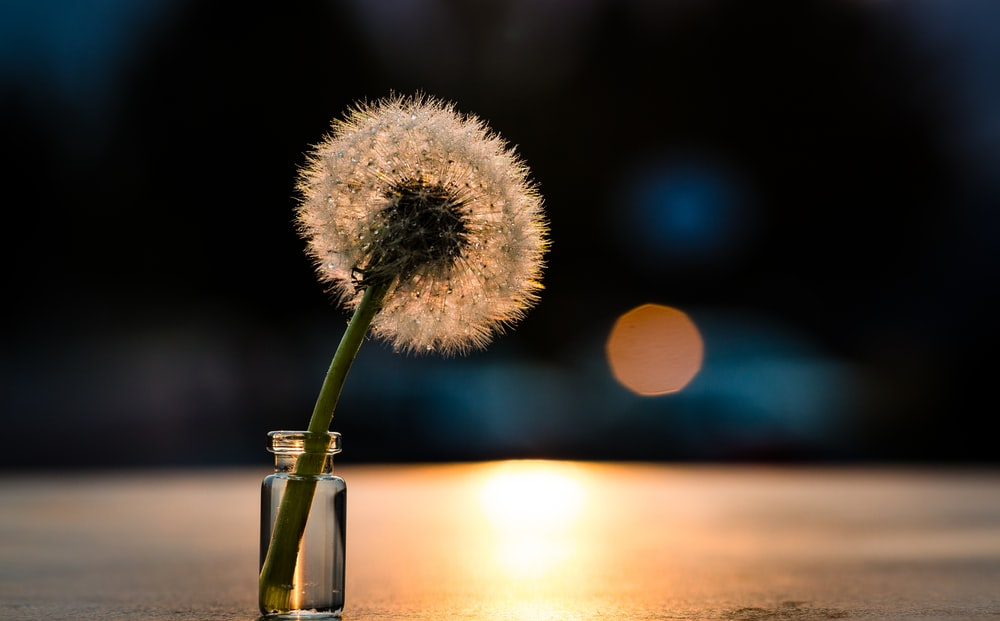
#> input picture test.jpeg, 1000 x 621 px
$ python 12_grabCut_foreground_extraction.py
#> lines starting #> are read from the running program, lines starting #| are printed output that depends on the picture
import cv2 as cv
import numpy as np

image = cv.imread('test.jpeg')
#> image is the input picture: shape (621, 1000, 3); mean B, G, R 47.6, 57.4, 66.3
cv.imshow('image', image)
cv.waitKey(0)
cv.destroyAllWindows()

mask = np.zeros(image.shape[:2],np.uint8)

bgdModel = np.zeros((1,65),np.float64)
fgdModel = np.zeros((1,65),np.float64)

rect = (250, 80, 300, 500)

cv.grabCut(image, mask, rect, bgdModel, fgdModel, 5, cv.GC_INIT_WITH_RECT)

mask2 = np.where((mask==2) | (mask==0), 0, 1).astype('uint8')
deleted_bg_image = image * mask2[:,:,np.newaxis]
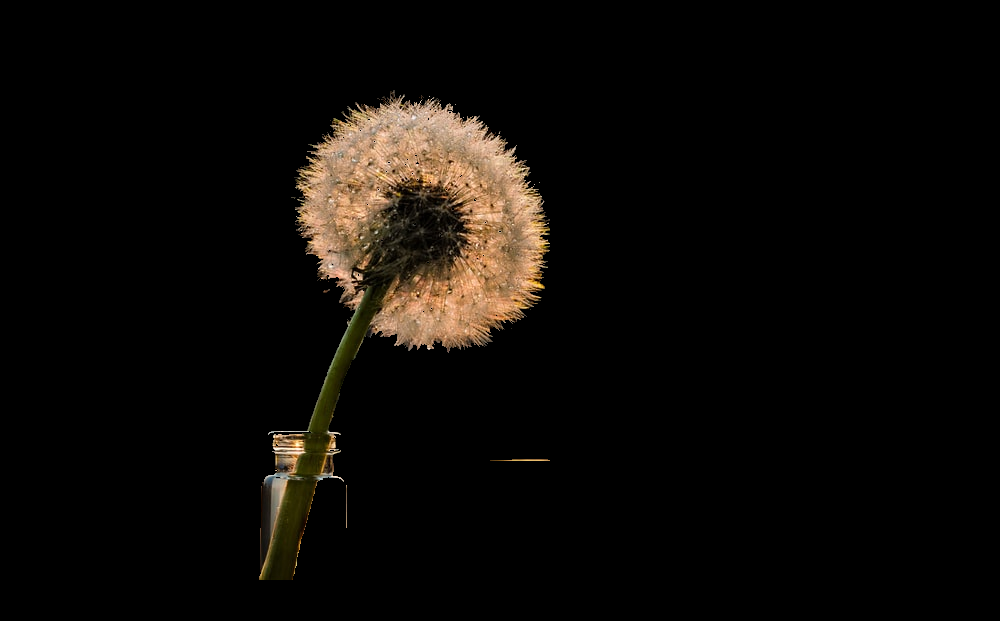
#> deleted_bg_image: shape (621, 1000, 3); mean B, G, R 7.1, 10.2, 13.1
cv.imshow('img', deleted_bg_image)
cv.waitKey(0)
cv.destroyAllWindows()
